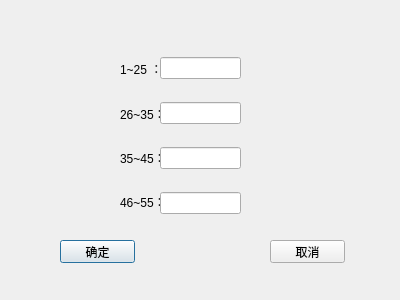
<?xml version="1.0" encoding="UTF-8"?>
<ui version="4.0">
 <class>calculateDialog</class>
 <widget class="QDialog" name="calculateDialog">
  <property name="geometry">
   <rect>
    <x>0</x>
    <y>0</y>
    <width>400</width>
    <height>300</height>
   </rect>
  </property>
  <property name="windowTitle">
   <string>Dialog</string>
  </property>
  <widget class="QWidget" name="verticalLayoutWidget">
   <property name="geometry">
    <rect>
     <x>120</x>
     <y>50</y>
     <width>50</width>
     <height>171</height>
    </rect>
   </property>
   <layout class="QVBoxLayout" name="verticalLayout">
    <item>
     <widget class="QLabel" name="label">
      <property name="text">
       <string>1~25 ：</string>
      </property>
     </widget>
    </item>
    <item>
     <widget class="QLabel" name="label_2">
      <property name="text">
       <string>26~35：</string>
      </property>
     </widget>
    </item>
    <item>
     <widget class="QLabel" name="label_3">
      <property name="text">
       <string>35~45：</string>
      </property>
     </widget>
    </item>
    <item>
     <widget class="QLabel" name="label_4">
      <property name="text">
       <string>46~55：</string>
      </property>
     </widget>
    </item>
   </layout>
  </widget>
  <widget class="QWidget" name="verticalLayoutWidget_2">
   <property name="geometry">
    <rect>
     <x>160</x>
     <y>40</y>
     <width>81</width>
     <height>191</height>
    </rect>
   </property>
   <layout class="QVBoxLayout" name="verticalLayout_2">
    <item>
     <widget class="QLineEdit" name="lineEdit"/>
    </item>
    <item>
     <widget class="QLineEdit" name="lineEdit_2"/>
    </item>
    <item>
     <widget class="QLineEdit" name="lineEdit_3"/>
    </item>
    <item>
     <widget class="QLineEdit" name="lineEdit_4"/>
    </item>
   </layout>
  </widget>
  <widget class="QPushButton" name="yespushButton">
   <property name="geometry">
    <rect>
     <x>60</x>
     <y>240</y>
     <width>75</width>
     <height>23</height>
    </rect>
   </property>
   <property name="text">
    <string>确定</string>
   </property>
  </widget>
  <widget class="QPushButton" name="nopushButton">
   <property name="geometry">
    <rect>
     <x>270</x>
     <y>240</y>
     <width>75</width>
     <height>23</height>
    </rect>
   </property>
   <property name="text">
    <string>取消</string>
   </property>
  </widget>
 </widget>
 <resources/>
 <connections>
  <connection>
   <sender>nopushButton</sender>
   <signal>clicked()</signal>
   <receiver>calculateDialog</receiver>
   <slot>reject()</slot>
   <hints>
    <hint type="sourcelabel">
     <x>295</x>
     <y>255</y>
    </hint>
    <hint type="destinationlabel">
     <x>301</x>
     <y>207</y>
    </hint>
   </hints>
  </connection>
  <connection>
   <sender>yespushButton</sender>
   <signal>clicked()</signal>
   <receiver>calculateDialog</receiver>
   <slot>accept()</slot>
   <hints>
    <hint type="sourcelabel">
     <x>104</x>
     <y>246</y>
    </hint>
    <hint type="destinationlabel">
     <x>84</x>
     <y>145</y>
    </hint>
   </hints>
  </connection>
 </connections>
</ui>
